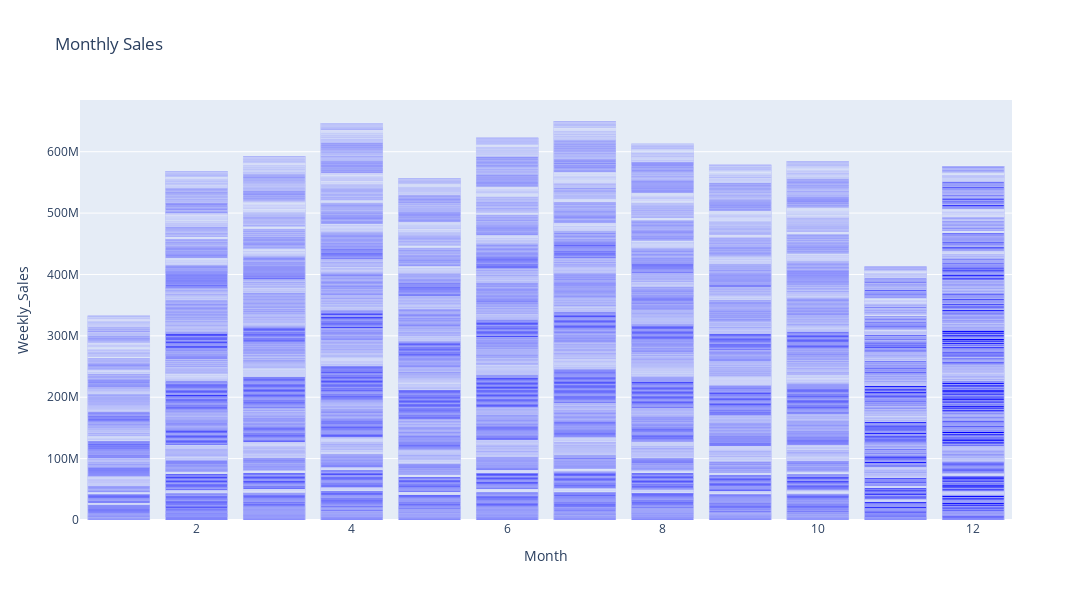

Notebook code cell kept with this figure:
### Code cell
#display relation between sales and moonths useing bar plot
fig=px.bar(x=data['Month'],y=data['Weekly_Sales'],title='Monthly Sales',color_discrete_sequence=['blue'])
fig.update_xaxes(title_text='Month')
fig.update_yaxes(title_text='Weekly_Sales')
fig.update_layout(width=1100,height=600)
fig.show()

### Figure 1 — Plotly figure (JSON) as saved in the notebook; plotly's stock layout.template omitted (floating-point values rounded to 4 significant figures; data arrays with more than 128 entries replaced by an {"elided": "..."} marker saying what was removed)
{"data": [{"alignmentgroup": "True", "hovertemplate": "x=%{x}<br>y=%{y}<extra></extra>", "legendgroup": "", "marker": {"color": "blue", "pattern": {"shape": ""}}, "name": "", "offsetgroup": "", "orientation": "v", "showlegend": false, "textposition": "auto", "type": "bar", "x": {"elided": "6435 int values"}, "xaxis": "x", "y": {"elided": "6435 float values"}, "yaxis": "y"}], "layout": {"barmode": "relative", "height": 600, "legend": {"tracegroupgap": 0}, "title": {"text": "Monthly Sales"}, "width": 1100, "xaxis": {"anchor": "y", "autorange": true, "domain": [0, 1], "range": [0.5, 12.5], "title": {"text": "Month"}, "type": "linear"}, "yaxis": {"anchor": "x", "autorange": true, "domain": [0, 1], "range": [0, 684200000.0], "title": {"text": "Weekly_Sales"}, "type": "linear"}}}
